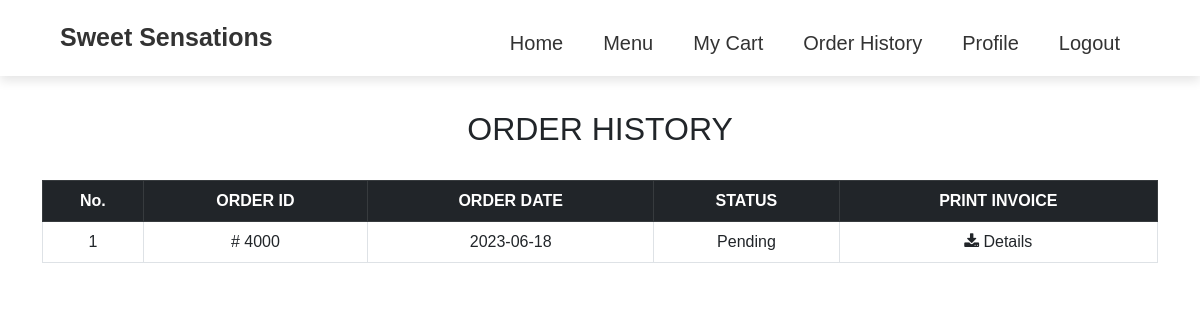
Screenshot of /users/orderHistory.php (signed in) with the database file from the repository.
### tables this page shows
CREATE TABLE `order_detail` (
  `orderID` int(11) NOT NULL,
  `itemID` int(11) NOT NULL,
  `quantity` int(11) DEFAULT NULL,
  `price` double(6,2) DEFAULT NULL
);

CREATE TABLE `orders` (
  `orderID` int(11) NOT NULL,
  `orderDate` date NOT NULL,
  `amount` double(6,2) DEFAULT NULL,
  `orderStatus` varchar(50) DEFAULT NULL,
  `customerID` int(11) DEFAULT NULL
);

### users/orderHistory.php (the view, shortened to what this page needs)
<?php
include("../connect.php");
  if (isset($_SESSION["username"])) {
    $id = $_SESSION["username"];
  } else {
    header("Location: ../index.php");
    exit();
  }
$sql = "SELECT * FROM orders o
        INNER JOIN order_detail a ON o.orderID = a.orderID
        INNER JOIN item p ON p.itemID = a.itemID
        WHERE customerID ='$id' GROUP BY  o.orderID ORDER BY o.orderID DESC";
$result = mysqli_query($conn, $sql);
$i = 1;
?>
<!doctype html>
<html>
<head>
<link href="https://cdn.jsdelivr.net/npm/bootstrap@5.2.3/dist/css/bootstrap.min.css" rel="stylesheet">
<link rel="stylesheet" href="https://cdnjs.cloudflare.com/ajax/libs/font-awesome/6.2.1/css/all.min.css" />
<link rel="stylesheet" href="https://cdnjs.cloudflare.com/ajax/libs/font-awesome/5.15.3/css/all.min.css"/>
</head>
<body>
	<?php include('headerCust.php');?>
	<div class="container">
		<h2 class="text-center" style="margin-top: 110px;">ORDER HISTORY</h2><br>
		<table class = "table table-bordered text-center">
			<thead class="table-dark">
				<tr>
					<th scope="col">No.</th>
					<th scope="col">ORDER ID</th>
					<th scope="col">ORDER DATE</th>
					<th scope="col">STATUS</th>
					<th scope="col">PRINT INVOICE</th>
				</tr>
			</thead>
			<tbody>
				<?php
					if (mysqli_num_rows($result)>0)
					{
						while($row = mysqli_fetch_assoc($result))
						{ ?>
							<tr>
								<td><?php echo $i++ ?></td>
								<td># <?php echo $row['orderID'] ?></td>
								<td><?php echo $row['orderDate'] ?></td>
								<td><?php echo $row['orderStatus'] ?></td>
								<td>
          							<a href="invoice.php?id=<?php echo $row['orderID'] ?>" class="link-dark" style="text-decoration: none;"><i class="fa fa-download"></i>&nbsp;Details</a>
        						</td>
							</tr>
					<?php	}
					} else {
						echo "No results found.";
					}
				?>
			</tbody>
		</table>
	</div>
</body>
</html>

### css/try.css (style rules this page uses)
* { padding: 0; margin: 0; box-sizing: border-box; font-family: Arial, Helvetica, san-serif; text-decoration: none; }

### rows the page displays
order_detail: orderID "4000", orderID.orderDate "2023-06-18", orderID.orderStatus "Pending"
